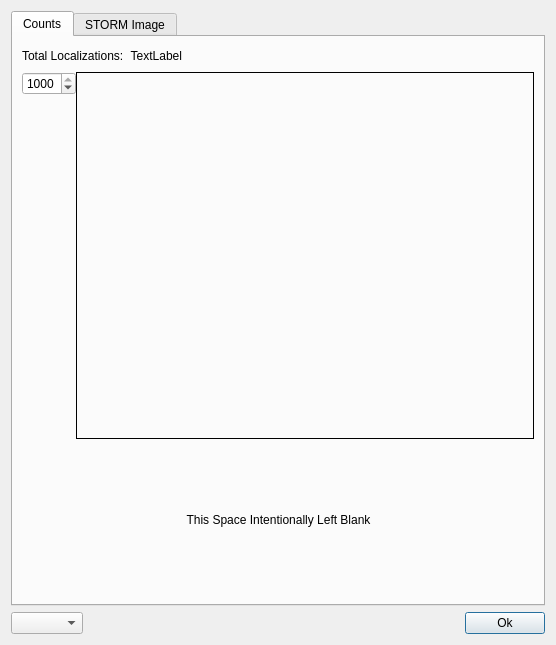
<?xml version="1.0" encoding="UTF-8"?>
<ui version="4.0">
 <class>Dialog</class>
 <widget class="QDialog" name="Dialog">
  <property name="geometry">
   <rect>
    <x>0</x>
    <y>0</y>
    <width>554</width>
    <height>645</height>
   </rect>
  </property>
  <property name="sizePolicy">
   <sizepolicy hsizetype="Preferred" vsizetype="Preferred">
    <horstretch>0</horstretch>
    <verstretch>0</verstretch>
   </sizepolicy>
  </property>
  <property name="minimumSize">
   <size>
    <width>0</width>
    <height>0</height>
   </size>
  </property>
  <property name="maximumSize">
   <size>
    <width>10000</width>
    <height>10000</height>
   </size>
  </property>
  <property name="windowTitle">
   <string>HAL-4000 Spot Counter</string>
  </property>
  <layout class="QVBoxLayout" name="verticalLayout">
   <item>
    <widget class="QTabWidget" name="tabWidget">
     <property name="currentIndex">
      <number>0</number>
     </property>
     <widget class="QWidget" name="countsTab">
      <attribute name="title">
       <string>Counts</string>
      </attribute>
      <layout class="QVBoxLayout" name="verticalLayout_3">
       <item>
        <layout class="QHBoxLayout" name="horizontalLayout_3">
         <item>
          <widget class="QLabel" name="countsText1">
           <property name="text">
            <string>Total Localizations:</string>
           </property>
          </widget>
         </item>
         <item>
          <widget class="QLabel" name="countsLabel1">
           <property name="text">
            <string>TextLabel</string>
           </property>
           <property name="alignment">
            <set>Qt::AlignRight|Qt::AlignTrailing|Qt::AlignVCenter</set>
           </property>
          </widget>
         </item>
         <item>
          <spacer name="horizontalSpacer_2">
           <property name="orientation">
            <enum>Qt::Horizontal</enum>
           </property>
           <property name="sizeHint" stdset="0">
            <size>
             <width>40</width>
             <height>20</height>
            </size>
           </property>
          </spacer>
         </item>
        </layout>
       </item>
       <item>
        <layout class="QHBoxLayout" name="horizontalLayout_2">
         <property name="spacing">
          <number>0</number>
         </property>
         <item>
          <layout class="QVBoxLayout" name="verticalLayout_2">
           <item>
            <widget class="QSpinBox" name="maxSpinBox">
             <property name="minimum">
              <number>10</number>
             </property>
             <property name="maximum">
              <number>1000</number>
             </property>
             <property name="singleStep">
              <number>10</number>
             </property>
             <property name="value">
              <number>1000</number>
             </property>
            </widget>
           </item>
           <item>
            <spacer name="verticalSpacer">
             <property name="orientation">
              <enum>Qt::Vertical</enum>
             </property>
             <property name="sizeHint" stdset="0">
              <size>
               <width>20</width>
               <height>40</height>
              </size>
             </property>
            </spacer>
           </item>
          </layout>
         </item>
         <item>
          <widget class="QFrame" name="graphFrame">
           <property name="sizePolicy">
            <sizepolicy hsizetype="MinimumExpanding" vsizetype="MinimumExpanding">
             <horstretch>0</horstretch>
             <verstretch>0</verstretch>
            </sizepolicy>
           </property>
           <property name="minimumSize">
            <size>
             <width>0</width>
             <height>0</height>
            </size>
           </property>
           <property name="frameShape">
            <enum>QFrame::Box</enum>
           </property>
           <property name="frameShadow">
            <enum>QFrame::Plain</enum>
           </property>
          </widget>
         </item>
        </layout>
       </item>
       <item>
        <layout class="QHBoxLayout" name="horizontalLayout_4">
         <item>
          <spacer name="horizontalSpacer_3">
           <property name="orientation">
            <enum>Qt::Horizontal</enum>
           </property>
           <property name="sizeHint" stdset="0">
            <size>
             <width>40</width>
             <height>20</height>
            </size>
           </property>
          </spacer>
         </item>
         <item>
          <widget class="QLabel" name="label">
           <property name="minimumSize">
            <size>
             <width>0</width>
             <height>150</height>
            </size>
           </property>
           <property name="text">
            <string>This Space Intentionally Left Blank</string>
           </property>
           <property name="alignment">
            <set>Qt::AlignCenter</set>
           </property>
          </widget>
         </item>
         <item>
          <spacer name="horizontalSpacer_4">
           <property name="orientation">
            <enum>Qt::Horizontal</enum>
           </property>
           <property name="sizeHint" stdset="0">
            <size>
             <width>40</width>
             <height>20</height>
            </size>
           </property>
          </spacer>
         </item>
        </layout>
       </item>
      </layout>
     </widget>
     <widget class="QWidget" name="imageTab">
      <attribute name="title">
       <string>STORM Image</string>
      </attribute>
      <layout class="QVBoxLayout" name="verticalLayout_4">
       <item>
        <layout class="QHBoxLayout" name="horizontalLayout_5">
         <item>
          <widget class="QLabel" name="countsText2">
           <property name="text">
            <string>Total Localizations:</string>
           </property>
          </widget>
         </item>
         <item>
          <widget class="QLabel" name="countsLabel2">
           <property name="text">
            <string>TextLabel</string>
           </property>
           <property name="alignment">
            <set>Qt::AlignRight|Qt::AlignTrailing|Qt::AlignVCenter</set>
           </property>
          </widget>
         </item>
         <item>
          <spacer name="horizontalSpacer_6">
           <property name="orientation">
            <enum>Qt::Horizontal</enum>
           </property>
           <property name="sizeHint" stdset="0">
            <size>
             <width>40</width>
             <height>20</height>
            </size>
           </property>
          </spacer>
         </item>
        </layout>
       </item>
       <item>
        <widget class="QScrollArea" name="imageScrollArea">
         <property name="minimumSize">
          <size>
           <width>512</width>
           <height>512</height>
          </size>
         </property>
         <property name="frameShape">
          <enum>QFrame::Box</enum>
         </property>
         <property name="frameShadow">
          <enum>QFrame::Plain</enum>
         </property>
         <property name="widgetResizable">
          <bool>true</bool>
         </property>
         <widget class="QWidget" name="scrollAreaWidgetContents">
          <property name="geometry">
           <rect>
            <x>0</x>
            <y>0</y>
            <width>510</width>
            <height>522</height>
           </rect>
          </property>
         </widget>
        </widget>
       </item>
      </layout>
     </widget>
    </widget>
   </item>
   <item>
    <layout class="QHBoxLayout" name="horizontalLayout">
     <item>
      <widget class="QComboBox" name="analyzerComboBox"/>
     </item>
     <item>
      <spacer name="horizontalSpacer">
       <property name="orientation">
        <enum>Qt::Horizontal</enum>
       </property>
       <property name="sizeHint" stdset="0">
        <size>
         <width>40</width>
         <height>20</height>
        </size>
       </property>
      </spacer>
     </item>
     <item>
      <widget class="QPushButton" name="okButton">
       <property name="text">
        <string>Ok</string>
       </property>
      </widget>
     </item>
    </layout>
   </item>
  </layout>
 </widget>
 <resources/>
 <connections/>
</ui>
